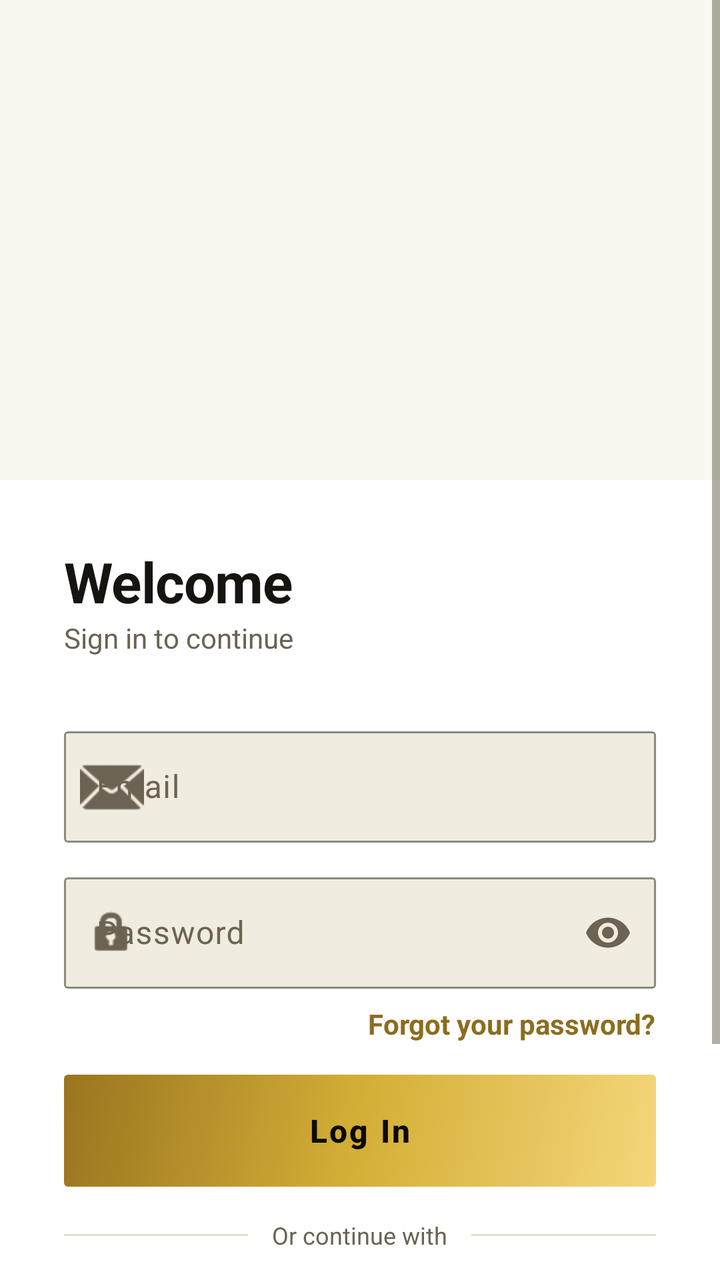
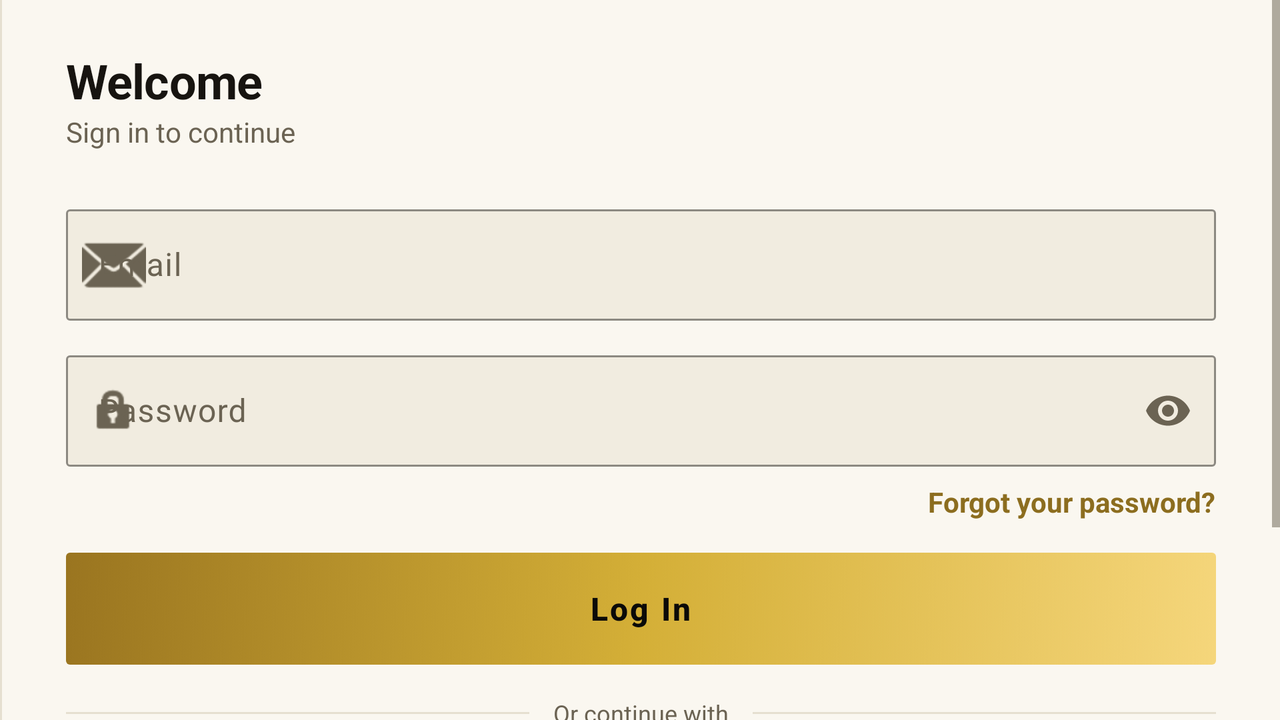

Two renders of one Android screen. The first uses the default layout on a phone; the second uses the alternative layout the repository ships for a different screen configuration, on a matching device. The two XML files are below.
<!-- AndroidManifest.xml: application theme Theme.CineXplora -->
<!-- res/layout/fragment_login.xml -->
<?xml version="1.0" encoding="utf-8"?>
<FrameLayout xmlns:android="http://schemas.android.com/apk/res/android"
    xmlns:app="http://schemas.android.com/apk/res-auto"
    xmlns:tools="http://schemas.android.com/tools"
    android:layout_width="match_parent"
    android:layout_height="match_parent"
    android:background="?android:attr/windowBackground">

    <ScrollView
        android:layout_width="match_parent"
        android:layout_height="match_parent"
        android:fillViewport="true"
        android:background="?android:attr/windowBackground">

    <androidx.constraintlayout.widget.ConstraintLayout
        android:layout_width="match_parent"
        android:layout_height="wrap_content">

        <ImageView
            android:id="@+id/imgBackdrop"
            android:layout_width="0dp"
            android:layout_height="240dp"
            android:scaleType="centerCrop"
            android:src="@drawable/cinexplora_banner"
            app:layout_constraintEnd_toEndOf="parent"
            app:layout_constraintStart_toStartOf="parent"
            app:layout_constraintTop_toTopOf="parent"
            tools:ignore="ContentDescription" />

        <LinearLayout
            android:id="@+id/containerInputs"
            android:layout_width="match_parent"
            android:layout_height="wrap_content"
            android:background="?attr/colorSurface"
            android:orientation="vertical"
            android:paddingHorizontal="@dimen/space_2xl"
            android:paddingTop="@dimen/space_2xl"
            android:paddingBottom="@dimen/space_3xl"
            app:layout_constraintTop_toBottomOf="@id/imgBackdrop">

            <TextView
                style="@style/CineXplora.Text.HeadlineLarge"
                android:layout_width="wrap_content"
                android:layout_height="wrap_content"
                android:text="@string/login_welcome" />

            <TextView
                style="@style/CineXplora.Text.BodyMedium"
                android:layout_width="wrap_content"
                android:layout_height="wrap_content"
                android:layout_marginBottom="@dimen/space_2xl"
                android:text="@string/login_subtitle"
                android:textColor="?android:attr/textColorSecondary" />

            <com.google.android.material.textfield.TextInputLayout
                android:id="@+id/tilEmail"
                style="@style/CineXplora.TextInputLayout"
                android:layout_width="match_parent"
                android:layout_height="wrap_content"
                android:layout_marginBottom="@dimen/space_md"
                android:hint="@string/label_email"
                app:startIconDrawable="@android:drawable/ic_dialog_email"
                app:startIconTint="?android:attr/textColorSecondary">

                <com.google.android.material.textfield.TextInputEditText
                    android:id="@+id/etEmail"
                    android:layout_width="match_parent"
                    android:layout_height="wrap_content"
                    android:inputType="textEmailAddress" />
            </com.google.android.material.textfield.TextInputLayout>

            <com.google.android.material.textfield.TextInputLayout
                android:id="@+id/tilPassword"
                style="@style/CineXplora.TextInputLayout"
                android:layout_width="match_parent"
                android:layout_height="wrap_content"
                android:layout_marginBottom="@dimen/space_sm"
                android:hint="@string/label_password"
                app:endIconMode="password_toggle"
                app:startIconDrawable="@android:drawable/ic_lock_idle_lock"
                app:startIconTint="?android:attr/textColorSecondary">

                <com.google.android.material.textfield.TextInputEditText
                    android:id="@+id/etPassword"
                    android:layout_width="match_parent"
                    android:layout_height="wrap_content"
                    android:inputType="textPassword" />
            </com.google.android.material.textfield.TextInputLayout>

            <TextView
                android:id="@+id/tvForgotPassword"
                android:layout_width="wrap_content"
                android:layout_height="wrap_content"
                android:layout_gravity="end"
                android:layout_marginBottom="@dimen/space_lg"
                android:clickable="true"
                android:focusable="true"
                android:text="@string/link_forgot_password"
                android:textColor="?attr/colorPrimary"
                android:textStyle="bold" />

            <TextView
                android:id="@+id/tvError"
                android:layout_width="match_parent"
                android:layout_height="wrap_content"
                android:layout_marginBottom="@dimen/space_md"
                android:background="@drawable/bg_error_banner"
                android:gravity="center"
                android:padding="@dimen/space_md"
                android:text="@string/error_login_invalid"
                android:textColor="?attr/colorError"
                android:visibility="gone" />

            <com.google.android.material.button.MaterialButton
                android:id="@+id/btnLogin"
                style="@style/CineXplora.Button.Large"
                android:layout_width="match_parent"
                android:layout_height="@dimen/button_height_large"
                android:layout_marginBottom="@dimen/space_lg"
                android:text="@string/btn_login" />

            <LinearLayout
                android:layout_width="match_parent"
                android:layout_height="wrap_content"
                android:orientation="horizontal"
                android:gravity="center_vertical"
                android:layout_marginBottom="@dimen/space_md">

                <View
                    android:layout_width="0dp"
                    android:layout_height="1dp"
                    android:layout_weight="1"
                    android:background="?android:attr/listDivider" />

                <TextView
                    android:layout_width="wrap_content"
                    android:layout_height="wrap_content"
                    android:text="@string/login_or_continue_with"
                    android:textColor="?android:attr/textColorSecondary"
                    android:textSize="12sp"
                    android:paddingHorizontal="@dimen/space_md" />

                <View
                    android:layout_width="0dp"
                    android:layout_height="1dp"
                    android:layout_weight="1"
                    android:background="?android:attr/listDivider" />
            </LinearLayout>

            <com.google.android.material.button.MaterialButton
                android:id="@+id/googleSignInButton"
                style="@style/CineXplora.Button.Outlined"
                android:layout_width="match_parent"
                android:layout_height="@dimen/button_height"
                android:text="@string/btn_google_signin"
                app:icon="@drawable/ic_google"
                app:iconSize="20dp"
                app:iconTint="@null"
                android:layout_marginBottom="@dimen/space_2xl" />

            <LinearLayout
                android:layout_width="wrap_content"
                android:layout_height="wrap_content"
                android:layout_gravity="center"
                android:orientation="horizontal">

                <TextView
                    android:layout_width="wrap_content"
                    android:layout_height="wrap_content"
                    android:text="@string/link_no_account"
                    android:textColor="?android:attr/textColorSecondary" />

                <TextView
                    android:id="@+id/tvRegisterLink"
                    android:layout_width="wrap_content"
                    android:layout_height="wrap_content"
                    android:layout_marginStart="@dimen/space_sm"
                    android:text="@string/link_register_here"
                    android:textColor="?attr/colorPrimary"
                    android:textStyle="bold" />
            </LinearLayout>

        </LinearLayout>

        
        <View
            android:layout_width="match_parent"
            android:layout_height="0dp"
            android:background="?attr/colorSurface"
            app:layout_constraintTop_toBottomOf="@id/containerInputs"
            app:layout_constraintBottom_toBottomOf="parent" />

    </androidx.constraintlayout.widget.ConstraintLayout>
</ScrollView>

    <FrameLayout
        android:id="@+id/layoutLoading"
        android:layout_width="match_parent"
        android:layout_height="match_parent"
        android:background="@color/scrim_cinema"
        android:clickable="true"
        android:elevation="10dp"
        android:focusable="true"
        android:visibility="gone">

        <ProgressBar
            android:layout_width="wrap_content"
            android:layout_height="wrap_content"
            android:layout_gravity="center"
            android:indeterminateTint="?attr/colorPrimary" />
    </FrameLayout>

</FrameLayout>
<!-- resources referenced by this layout -->
<resources>
  <color name="scrim_cinema">#CC0B0A08</color>
  <dimen name="button_height">48dp</dimen>
  <dimen name="button_height_large">56dp</dimen>
  <dimen name="space_2xl">32dp</dimen>
  <dimen name="space_3xl">48dp</dimen>
  <dimen name="space_lg">16dp</dimen>
  <dimen name="space_md">12dp</dimen>
  <dimen name="space_sm">8dp</dimen>
  <string name="btn_google_signin">Continue with Google</string>
  <string name="btn_login">Log In</string>
  <string name="error_login_invalid">Incorrect email or password</string>
  <string name="label_email">Email</string>
  <string name="label_password">Password</string>
  <string name="link_forgot_password">Forgot your password?</string>
  <string name="link_no_account">Don\'t have an account?</string>
  <string name="link_register_here">Register here</string>
  <string name="login_or_continue_with">Or continue with</string>
  <string name="login_subtitle">Sign in to continue</string>
  <string name="login_welcome">Welcome</string>
  <style name="CineXplora.Button.Large" parent="CineXplora.Button">
          <item name="android:minHeight">@dimen/button_height_large</item>
          <item name="android:textSize">16sp</item>
          <item name="android:letterSpacing">0.07</item>
      </style>
  <style name="CineXplora.Text.BodyMedium">
          <item name="android:textSize">14sp</item>
          <item name="android:textColor">?android:attr/textColorSecondary</item>
          <item name="android:lineSpacingExtra">4dp</item>
      </style>
  <style name="CineXplora.Text.HeadlineLarge">
          <item name="android:textSize">28sp</item>
          <item name="android:textStyle">bold</item>
          <item name="android:textColor">?android:attr/textColorPrimary</item>
          <item name="android:letterSpacing">-0.01</item>
      </style>
  <style name="Theme.CineXplora" parent="Base.Theme.CineXplora" />
  <dimen name="radius_sm">2dp</dimen>
  <dimen name="border_hairline">0.75dp</dimen>
  <color name="dark_on_accent">#0B0A08</color>
  <color name="light_accent_primary">#8C6D1F</color>
  <color name="light_accent_primary_variant">#6E5618</color>
  <color name="light_on_accent">#FFFFFF</color>
  <color name="light_accent_secondary">#B8962E</color>
  <color name="light_background">#FAF7F0</color>
  <color name="light_surface">#FFFFFF</color>
  <color name="light_surface_elevated">#F1ECE0</color>
  <color name="light_text_primary">#171410</color>
  <color name="light_text_secondary">#6B6353</color>
  <color name="light_text_disabled">#B3AB99</color>
  <color name="light_error">#B3362E</color>
  <color name="light_divider">#E5DFD0</color>
  <color name="light_accent_glow">#1A8C6D1F</color>
  <color name="light_badge_movie">#8C6D1F</color>
  <color name="light_badge_serie">#6E5694</color>
  <color name="light_error_surface">#F9E9E7</color>
  <color name="light_success">#4F7A3D</color>
  <color name="light_success_surface">#EBF2E5</color>
  <color name="gold_gradient_start">#F5D67B</color>
  <color name="gold_gradient_mid">#D4AF37</color>
  <color name="gold_gradient_end">#9A7520</color>
  <dimen name="radius_md">4dp</dimen>
  <dimen name="card_border_width">0.75dp</dimen>
  <style name="ShapeAppearance.CineXplora.Dialog" parent="ShapeAppearance.Material3.MediumComponent">
          <item name="cornerFamily">rounded</item>
          <item name="cornerSize">@dimen/radius_md</item>
      </style>
  <style name="CineXplora.AlertDialog.Button.Negative" parent="Widget.Material3.Button.TextButton.Dialog">
          <item name="android:textColor">?android:attr/textColorSecondary</item>
          <item name="android:textAllCaps">false</item>
      </style>
  <style name="CineXplora.AlertDialog.Button.Neutral" parent="Widget.Material3.Button.TextButton.Dialog">
          <item name="android:textColor">?attr/colorPrimary</item>
          <item name="android:textAllCaps">false</item>
      </style>
  <!-- some entries are left out for length -->
</resources>
<!-- res/layout-land/fragment_login.xml (the repository's variant of the layout above) -->
<!-- drawn on the phone turned sideways -->
<?xml version="1.0" encoding="utf-8"?>
<FrameLayout xmlns:android="http://schemas.android.com/apk/res/android"
    xmlns:app="http://schemas.android.com/apk/res-auto"
    android:layout_width="match_parent"
    android:layout_height="match_parent"
    android:background="?android:attr/windowBackground">

    <LinearLayout
        android:layout_width="match_parent"
        android:layout_height="match_parent"
        android:orientation="horizontal">

        
        <View
            android:layout_width="@dimen/divider_height"
            android:layout_height="match_parent"
            android:background="?android:attr/listDivider" />

        
        <ScrollView
            android:layout_width="0dp"
            android:layout_height="match_parent"
            android:layout_weight="6"
            android:fillViewport="true"
            android:background="?android:attr/windowBackground">

            <LinearLayout
                android:id="@+id/containerInputs"
                android:layout_width="match_parent"
                android:layout_height="wrap_content"
                android:orientation="vertical"
                android:paddingHorizontal="@dimen/space_2xl"
                android:paddingVertical="@dimen/space_xl">

                <TextView
                    style="@style/CineXplora.Text.HeadlineMedium"
                    android:layout_width="wrap_content"
                    android:layout_height="wrap_content"
                    android:text="@string/login_welcome" />

                <TextView
                    style="@style/CineXplora.Text.BodyMedium"
                    android:layout_width="wrap_content"
                    android:layout_height="wrap_content"
                    android:layout_marginBottom="@dimen/space_xl"
                    android:text="@string/login_subtitle" />

                <com.google.android.material.textfield.TextInputLayout
                    android:id="@+id/tilEmail"
                    style="@style/CineXplora.TextInputLayout"
                    android:layout_width="match_parent"
                    android:layout_height="wrap_content"
                    android:layout_marginBottom="@dimen/space_md"
                    android:hint="@string/label_email"
                    app:startIconDrawable="@android:drawable/ic_dialog_email">

                    <com.google.android.material.textfield.TextInputEditText
                        android:id="@+id/etEmail"
                        android:layout_width="match_parent"
                        android:layout_height="wrap_content"
                        android:inputType="textEmailAddress" />
                </com.google.android.material.textfield.TextInputLayout>

                <com.google.android.material.textfield.TextInputLayout
                    android:id="@+id/tilPassword"
                    style="@style/CineXplora.TextInputLayout"
                    android:layout_width="match_parent"
                    android:layout_height="wrap_content"
                    android:layout_marginBottom="@dimen/space_sm"
                    android:hint="@string/label_password"
                    app:endIconMode="password_toggle"
                    app:startIconDrawable="@android:drawable/ic_lock_idle_lock">

                    <com.google.android.material.textfield.TextInputEditText
                        android:id="@+id/etPassword"
                        android:layout_width="match_parent"
                        android:layout_height="wrap_content"
                        android:inputType="textPassword" />
                </com.google.android.material.textfield.TextInputLayout>

                <TextView
                    android:id="@+id/tvForgotPassword"
                    android:layout_width="wrap_content"
                    android:layout_height="wrap_content"
                    android:layout_gravity="end"
                    android:layout_marginBottom="@dimen/space_lg"
                    android:clickable="true"
                    android:focusable="true"
                    android:text="@string/link_forgot_password"
                    android:textColor="?attr/colorPrimary"
                    android:textStyle="bold" />

                <TextView
                    android:id="@+id/tvError"
                    android:layout_width="match_parent"
                    android:layout_height="wrap_content"
                    android:layout_marginBottom="@dimen/space_md"
                    android:background="@drawable/bg_error_banner"
                    android:gravity="center"
                    android:padding="@dimen/space_md"
                    android:text="@string/error_login_invalid"
                    android:textColor="?attr/colorError"
                    android:visibility="gone" />

                <com.google.android.material.button.MaterialButton
                    android:id="@+id/btnLogin"
                    style="@style/CineXplora.Button.Large"
                    android:layout_width="match_parent"
                    android:layout_height="@dimen/button_height_large"
                    android:layout_marginBottom="@dimen/space_lg"
                    android:text="@string/btn_login" />

                <LinearLayout
                    android:layout_width="match_parent"
                    android:layout_height="wrap_content"
                    android:orientation="horizontal"
                    android:gravity="center_vertical"
                    android:layout_marginBottom="@dimen/space_md">

                    <View
                        android:layout_width="0dp"
                        android:layout_height="1dp"
                        android:layout_weight="1"
                        android:background="?android:attr/listDivider" />

                    <TextView
                        android:layout_width="wrap_content"
                        android:layout_height="wrap_content"
                        android:text="@string/login_or_continue_with"
                        android:textColor="?android:attr/textColorSecondary"
                        android:textSize="12sp"
                        android:paddingHorizontal="@dimen/space_md" />

                    <View
                        android:layout_width="0dp"
                        android:layout_height="1dp"
                        android:layout_weight="1"
                        android:background="?android:attr/listDivider" />
                </LinearLayout>

                <com.google.android.material.button.MaterialButton
                    android:id="@+id/googleSignInButton"
                    style="@style/CineXplora.Button.Outlined"
                    android:layout_width="match_parent"
                    android:layout_height="@dimen/button_height"
                    android:text="@string/btn_google_signin"
                    app:icon="@drawable/ic_google"
                    app:iconSize="20dp"
                    app:iconTint="@null"
                    android:layout_marginBottom="@dimen/space_xl" />

                <LinearLayout
                    android:layout_width="wrap_content"
                    android:layout_height="wrap_content"
                    android:layout_gravity="center"
                    android:orientation="horizontal">

                    <TextView
                        android:layout_width="wrap_content"
                        android:layout_height="wrap_content"
                        android:text="@string/link_no_account"
                        android:textColor="?android:attr/textColorSecondary" />

                    <TextView
                        android:id="@+id/tvRegisterLink"
                        android:layout_width="wrap_content"
                        android:layout_height="wrap_content"
                        android:layout_marginStart="@dimen/space_sm"
                        android:text="@string/link_register_here"
                        android:textColor="?attr/colorPrimary"
                        android:textStyle="bold" />
                </LinearLayout>
            </LinearLayout>
        </ScrollView>
    </LinearLayout>

    
    <FrameLayout
        android:id="@+id/layoutLoading"
        android:layout_width="match_parent"
        android:layout_height="match_parent"
        android:background="@color/scrim_cinema"
        android:clickable="true"
        android:elevation="10dp"
        android:focusable="true"
        android:visibility="gone">

        <ProgressBar
            android:layout_width="wrap_content"
            android:layout_height="wrap_content"
            android:layout_gravity="center"
            android:indeterminateTint="?attr/colorPrimary" />
    </FrameLayout>
</FrameLayout>
<!-- resources referenced by the variant -->
<!-- as the phone turned sideways resolves them -->
<resources>
  <color name="scrim_cinema">#CC0B0A08</color>
  <dimen name="button_height">48dp</dimen>
  <dimen name="button_height_large">56dp</dimen>
  <dimen name="divider_height">1dp</dimen>
  <dimen name="space_2xl">32dp</dimen>
  <dimen name="space_lg">16dp</dimen>
  <dimen name="space_md">12dp</dimen>
  <dimen name="space_sm">8dp</dimen>
  <dimen name="space_xl">24dp</dimen>
  <string name="btn_google_signin">Continue with Google</string>
  <string name="btn_login">Log In</string>
  <string name="error_login_invalid">Incorrect email or password</string>
  <string name="label_email">Email</string>
  <string name="label_password">Password</string>
  <string name="link_forgot_password">Forgot your password?</string>
  <string name="link_no_account">Don\'t have an account?</string>
  <string name="link_register_here">Register here</string>
  <string name="login_or_continue_with">Or continue with</string>
  <string name="login_subtitle">Sign in to continue</string>
  <string name="login_welcome">Welcome</string>
  <style name="CineXplora.Button.Large" parent="CineXplora.Button">
          <item name="android:minHeight">@dimen/button_height_large</item>
          <item name="android:textSize">16sp</item>
          <item name="android:letterSpacing">0.07</item>
      </style>
  <style name="CineXplora.Text.BodyMedium">
          <item name="android:textSize">14sp</item>
          <item name="android:textColor">?android:attr/textColorSecondary</item>
          <item name="android:lineSpacingExtra">4dp</item>
      </style>
  <style name="CineXplora.Text.HeadlineMedium">
          <item name="android:textSize">24sp</item>
          <item name="android:textStyle">bold</item>
          <item name="android:textColor">?android:attr/textColorPrimary</item>
          <item name="android:letterSpacing">-0.01</item>
      </style>
  <style name="Theme.CineXplora" parent="Base.Theme.CineXplora" />
  <dimen name="radius_sm">2dp</dimen>
  <dimen name="border_hairline">0.75dp</dimen>
  <color name="dark_on_accent">#0B0A08</color>
  <color name="light_accent_primary">#8C6D1F</color>
  <color name="light_accent_primary_variant">#6E5618</color>
  <color name="light_on_accent">#FFFFFF</color>
  <color name="light_accent_secondary">#B8962E</color>
  <color name="light_background">#FAF7F0</color>
  <color name="light_surface">#FFFFFF</color>
  <color name="light_surface_elevated">#F1ECE0</color>
  <color name="light_text_primary">#171410</color>
  <color name="light_text_secondary">#6B6353</color>
  <color name="light_text_disabled">#B3AB99</color>
  <color name="light_error">#B3362E</color>
  <color name="light_divider">#E5DFD0</color>
  <color name="light_accent_glow">#1A8C6D1F</color>
  <color name="light_badge_movie">#8C6D1F</color>
  <color name="light_badge_serie">#6E5694</color>
  <color name="light_error_surface">#F9E9E7</color>
  <color name="light_success">#4F7A3D</color>
  <color name="light_success_surface">#EBF2E5</color>
  <color name="gold_gradient_start">#F5D67B</color>
  <color name="gold_gradient_mid">#D4AF37</color>
  <color name="gold_gradient_end">#9A7520</color>
  <dimen name="radius_md">4dp</dimen>
  <dimen name="card_border_width">0.75dp</dimen>
  <style name="ShapeAppearance.CineXplora.Dialog" parent="ShapeAppearance.Material3.MediumComponent">
          <item name="cornerFamily">rounded</item>
          <item name="cornerSize">@dimen/radius_md</item>
      </style>
  <style name="CineXplora.AlertDialog.Button.Negative" parent="Widget.Material3.Button.TextButton.Dialog">
          <item name="android:textColor">?android:attr/textColorSecondary</item>
          <item name="android:textAllCaps">false</item>
      </style>
  <style name="CineXplora.AlertDialog.Button.Neutral" parent="Widget.Material3.Button.TextButton.Dialog">
          <item name="android:textColor">?attr/colorPrimary</item>
          <item name="android:textAllCaps">false</item>
      </style>
  <!-- some entries are left out for length -->
</resources>
